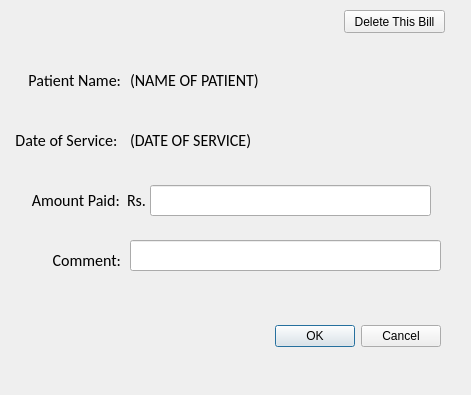
<?xml version="1.0" encoding="UTF-8"?>
<ui version="4.0">
 <class>Dialog</class>
 <widget class="QDialog" name="Dialog">
  <property name="geometry">
   <rect>
    <x>0</x>
    <y>0</y>
    <width>471</width>
    <height>395</height>
   </rect>
  </property>
  <property name="windowTitle">
   <string>Dialog</string>
  </property>
  <widget class="QDialogButtonBox" name="buttonBox">
   <property name="geometry">
    <rect>
     <x>270</x>
     <y>320</y>
     <width>171</width>
     <height>32</height>
    </rect>
   </property>
   <property name="orientation">
    <enum>Qt::Horizontal</enum>
   </property>
   <property name="standardButtons">
    <set>QDialogButtonBox::Cancel|QDialogButtonBox::Ok</set>
   </property>
  </widget>
  <widget class="QLabel" name="label">
   <property name="geometry">
    <rect>
     <x>10</x>
     <y>70</y>
     <width>111</width>
     <height>21</height>
    </rect>
   </property>
   <property name="font">
    <font>
     <family>Calibri</family>
     <pointsize>12</pointsize>
    </font>
   </property>
   <property name="text">
    <string>Patient Name:</string>
   </property>
   <property name="alignment">
    <set>Qt::AlignRight|Qt::AlignTrailing|Qt::AlignVCenter</set>
   </property>
  </widget>
  <widget class="QLabel" name="label_2">
   <property name="geometry">
    <rect>
     <x>10</x>
     <y>130</y>
     <width>111</width>
     <height>21</height>
    </rect>
   </property>
   <property name="font">
    <font>
     <family>Calibri</family>
     <pointsize>12</pointsize>
    </font>
   </property>
   <property name="text">
    <string>Date of Service: </string>
   </property>
   <property name="alignment">
    <set>Qt::AlignRight|Qt::AlignTrailing|Qt::AlignVCenter</set>
   </property>
  </widget>
  <widget class="QLabel" name="label_3">
   <property name="geometry">
    <rect>
     <x>15</x>
     <y>190</y>
     <width>131</width>
     <height>21</height>
    </rect>
   </property>
   <property name="font">
    <font>
     <family>Calibri</family>
     <pointsize>12</pointsize>
    </font>
   </property>
   <property name="text">
    <string>Amount Paid:  Rs.</string>
   </property>
   <property name="alignment">
    <set>Qt::AlignRight|Qt::AlignTrailing|Qt::AlignVCenter</set>
   </property>
  </widget>
  <widget class="QLabel" name="label_4">
   <property name="geometry">
    <rect>
     <x>130</x>
     <y>70</y>
     <width>431</width>
     <height>21</height>
    </rect>
   </property>
   <property name="font">
    <font>
     <family>Calibri</family>
     <pointsize>12</pointsize>
    </font>
   </property>
   <property name="text">
    <string>(NAME OF PATIENT)</string>
   </property>
   <property name="alignment">
    <set>Qt::AlignLeading|Qt::AlignLeft|Qt::AlignVCenter</set>
   </property>
  </widget>
  <widget class="QLabel" name="label_5">
   <property name="geometry">
    <rect>
     <x>130</x>
     <y>130</y>
     <width>431</width>
     <height>21</height>
    </rect>
   </property>
   <property name="font">
    <font>
     <family>Calibri</family>
     <pointsize>12</pointsize>
    </font>
   </property>
   <property name="text">
    <string>(DATE OF SERVICE)</string>
   </property>
   <property name="alignment">
    <set>Qt::AlignLeading|Qt::AlignLeft|Qt::AlignVCenter</set>
   </property>
  </widget>
  <widget class="QLineEdit" name="lineEdit">
   <property name="geometry">
    <rect>
     <x>150</x>
     <y>185</y>
     <width>281</width>
     <height>31</height>
    </rect>
   </property>
  </widget>
  <widget class="QLabel" name="label_6">
   <property name="geometry">
    <rect>
     <x>10</x>
     <y>250</y>
     <width>111</width>
     <height>21</height>
    </rect>
   </property>
   <property name="font">
    <font>
     <family>Calibri</family>
     <pointsize>12</pointsize>
    </font>
   </property>
   <property name="text">
    <string>Comment:</string>
   </property>
   <property name="alignment">
    <set>Qt::AlignRight|Qt::AlignTrailing|Qt::AlignVCenter</set>
   </property>
  </widget>
  <widget class="QLineEdit" name="lineEdit_2">
   <property name="geometry">
    <rect>
     <x>130</x>
     <y>240</y>
     <width>311</width>
     <height>31</height>
    </rect>
   </property>
  </widget>
  <widget class="QPushButton" name="pushButton">
   <property name="geometry">
    <rect>
     <x>344</x>
     <y>10</y>
     <width>101</width>
     <height>23</height>
    </rect>
   </property>
   <property name="text">
    <string>Delete This Bill</string>
   </property>
  </widget>
 </widget>
 <resources/>
 <connections>
  <connection>
   <sender>buttonBox</sender>
   <signal>accepted()</signal>
   <receiver>Dialog</receiver>
   <slot>accept()</slot>
   <hints>
    <hint type="sourcelabel">
     <x>248</x>
     <y>254</y>
    </hint>
    <hint type="destinationlabel">
     <x>157</x>
     <y>274</y>
    </hint>
   </hints>
  </connection>
  <connection>
   <sender>buttonBox</sender>
   <signal>rejected()</signal>
   <receiver>Dialog</receiver>
   <slot>reject()</slot>
   <hints>
    <hint type="sourcelabel">
     <x>316</x>
     <y>260</y>
    </hint>
    <hint type="destinationlabel">
     <x>286</x>
     <y>274</y>
    </hint>
   </hints>
  </connection>
 </connections>
</ui>
